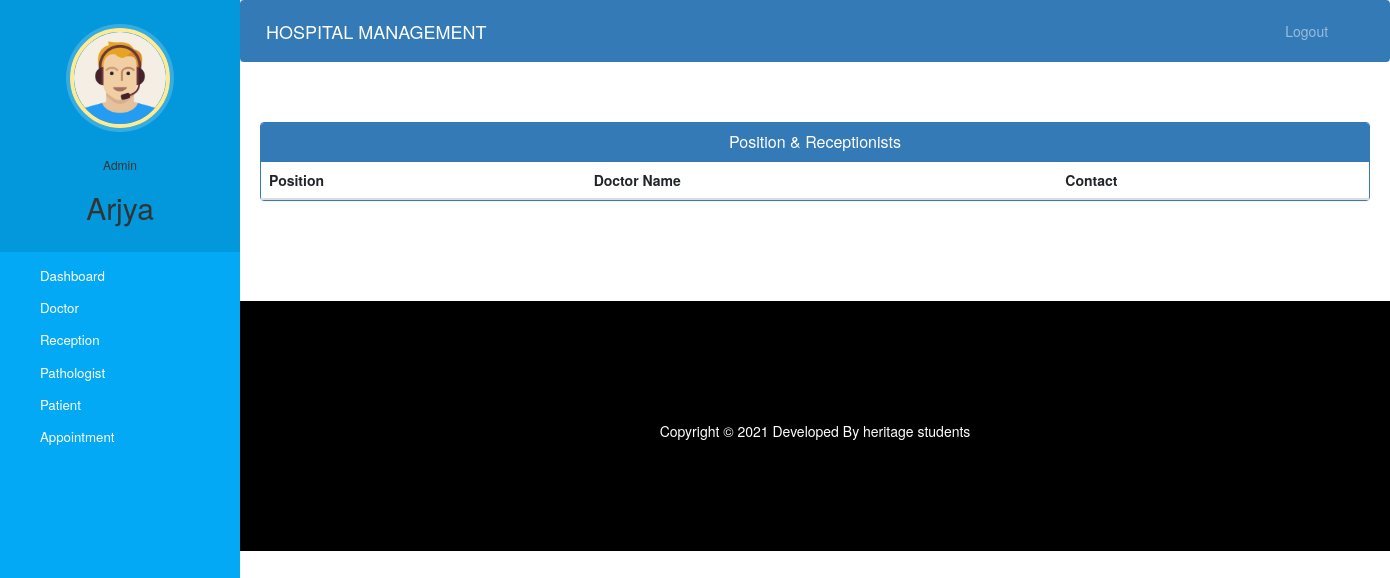
/admin-view-reception-specialisation (signed in), run on an earlier commit of the app's database.
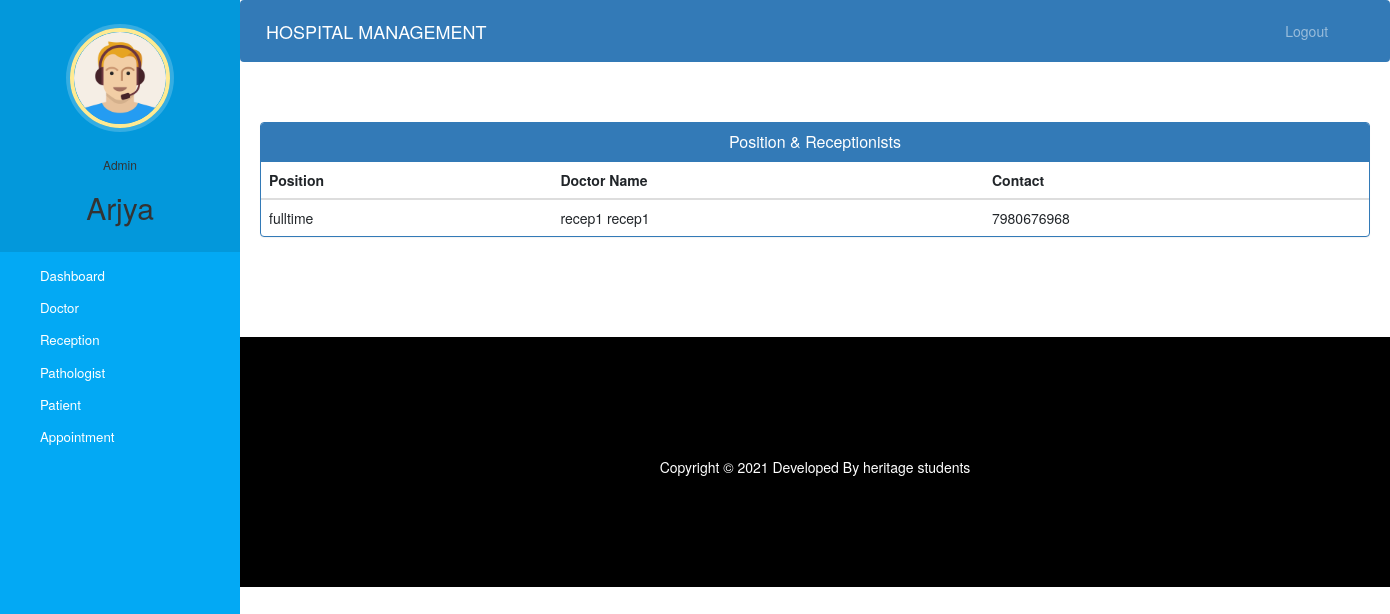
And on a later commit of the database.
### hospital/models.py (models this page shows, shortened)
class Reception(models.Model):
    user=models.OneToOneField(User,on_delete=models.CASCADE)
    profile_pic=models.ImageField(upload_to='profile_pic/ReceptionProfilePic/',null=True,blank=True)
    address=models.CharField(max_length=40)
    mobile=models.CharField(max_length=20,null=True)
    position= models.CharField(max_length=50,choices=positions,default='fulltime')
    status=models.BooleanField(default=False)
    @property
    def get_name(self):
        return self.user.first_name+" "+self.user.last_name

### hospital/views.py (the view)
# urls.py: path('admin-view-reception-specialisation',views.admin_view_reception_specialisation_view,name='admin-view-reception-specialisation'),
@login_required(login_url='adminlogin')
@user_passes_test(is_admin)
def admin_view_reception_specialisation_view(request):
    receptions=models.Reception.objects.all().filter(status=True)
    return render(request,'hospital/admin_view_reception_specialisation.html',{'receptions':receptions})

### hospital/views.py (called while the page is built)
def is_admin(user):
    return user.groups.filter(name='ADMIN').exists()

### templates/hospital/admin_view_reception_Specialisation.html (shortened to what this page needs)
{% extends 'hospital/admin_base.html' %}
{% block content %}
<head>
  <link href="//netdna.bootstrapcdn.com/bootstrap/3.0.0/css/bootstrap.min.css" rel="stylesheet" id="bootstrap-css">
</head>
<div class="container">
  <div class="panel panel-primary">
    <div class="panel-heading">
      <h6 class="panel-title">Position & Receptionists</h6>
    </div>
    <table class="table table-hover" id="dev-table">
      <thead>
        <tr>
          <th>Position</th>
          <th>Doctor Name</th>
          <th>Contact</th>
        </tr>
      </thead>
      {% for r in receptions %}
      <tr>
        <td>{{r.position}}</td>
        <td> {{r.get_name}}</td>
        <td>{{r.mobile}}</td>
      </tr>
      {% endfor %}
    </table>
  </div>
</div>
{% endblock content %}

What changed in the data, as far as the page shows it:
added Reception: position "fulltime", get_name "recep1 recep1", mobile "7980676968"
